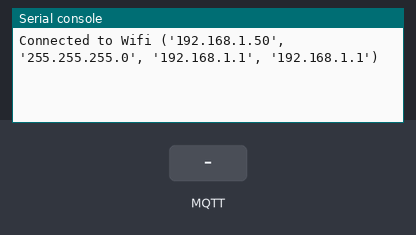
This program was run on a simulated ESP32 board running MicroPython. Shown: the last lines printed to the serial console. The test bench sets the inputs (shaded band). WiFi joins after 1.5 s; no MQTT or app messages arrive unless stated; library files of the repository ran but are not shown: 1 file(s).

Above: at 2.8 s.
2.9 s: MQTT message "1" arrives on the first subscribed topic
At 5.6 s:
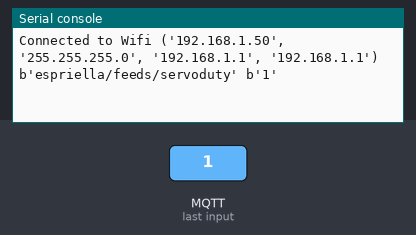
5.9 s: MQTT message "0" arrives on the first subscribed topic
At 9.1 s:
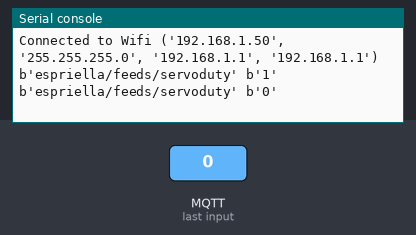

The program:

main.py
```python
from time import sleep
from machine import Pin, PWM
import network
from network import WLAN
from mqtt import MQTTClient
def sub_callback(topic, msg):
    if topic.decode("utf-8")=="espriella/feeds/servoduty":
        servo.duty(int(msg))
        sleep(2)
        servo.duty(0)
    print(topic, msg)
def settimeout(duration):
    pass

wlan = WLAN(network.STA_IF)
if not wlan.isconnected():
    wlan.active(True)
    wlan.connect("hydra", "**************")
    while not wlan.isconnected():
        pass
print("Connected to Wifi", wlan.ifconfig())

client = MQTTClient("LOLIN32", "io.adafruit.com",user="espriella", password="*******************", port=1883)
client.settimeout = settimeout
client.set_callback(sub_callback)
client.connect()
client.subscribe(topic="espriella/feeds/servoduty")
servo = PWM(Pin(23))
servo.freq(50)
while True:
    client.check_msg()
```

Measured:
- after the input at 2.9 s, the serial console: prints a new line after 2.0 s (image 1)
- after the input at 5.9 s, the serial console: prints a new line after 2.0 s (image 2)
